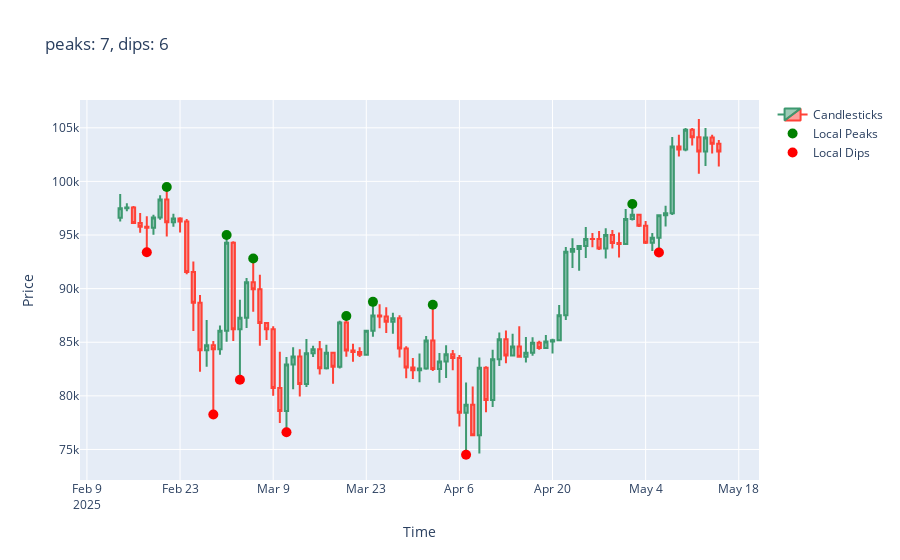

Here is the notebook cell this chart was saved with:
### Code cell
# Create a candlestick chart and add the detected peaks and dips
fig = create_base_candlestick_chart(
    df, title=f"peaks: {len(dfx['high_local_peaks'].dropna())}, dips: {len(dfx['low_local_dips'].dropna())}"
)

# Add peaks to the chart
fig = add_chart_to_figure(
    fig,
    go.Scatter(
        x=dfx.index,
        y=dfx["high_local_peaks"],
        mode="markers",
        name="Local Peaks",
        marker={"color": "green", "size": 10},
    ),
)

# Add dips to the chart
fig = add_chart_to_figure(
    fig,
    go.Scatter(
        x=dfx.index,
        y=dfx["low_local_dips"],
        mode="markers",
        name="Local Dips",
        marker={"color": "red", "size": 10},
    ),
)

fig.show()
